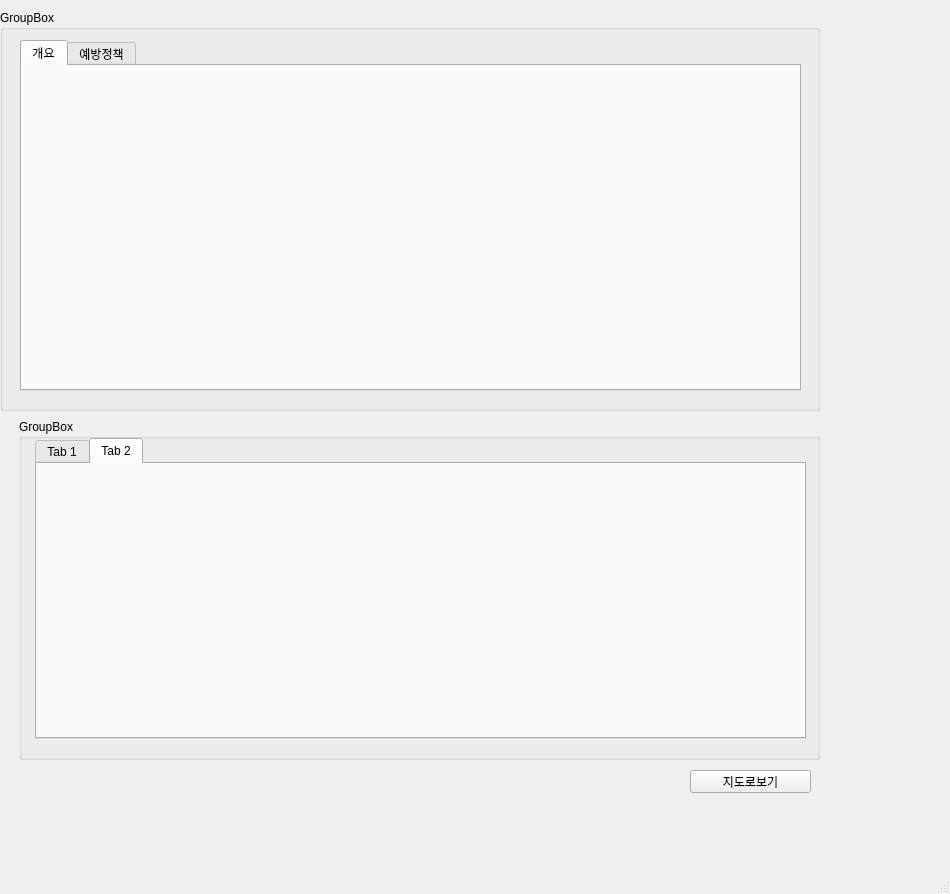
<?xml version="1.0" encoding="UTF-8"?>
<ui version="4.0">
 <class>MainWindow</class>
 <widget class="QMainWindow" name="MainWindow">
  <property name="geometry">
   <rect>
    <x>0</x>
    <y>0</y>
    <width>950</width>
    <height>894</height>
   </rect>
  </property>
  <property name="windowTitle">
   <string>MainWindow</string>
  </property>
  <widget class="QWidget" name="centralwidget">
   <widget class="QGroupBox" name="groupBox">
    <property name="geometry">
     <rect>
      <x>0</x>
      <y>10</y>
      <width>820</width>
      <height>401</height>
     </rect>
    </property>
    <property name="title">
     <string>GroupBox</string>
    </property>
    <widget class="QTabWidget" name="gdsdfsd">
     <property name="geometry">
      <rect>
       <x>20</x>
       <y>30</y>
       <width>781</width>
       <height>351</height>
      </rect>
     </property>
     <property name="minimumSize">
      <size>
       <width>651</width>
       <height>351</height>
      </size>
     </property>
     <property name="sizeIncrement">
      <size>
       <width>302</width>
       <height>0</height>
      </size>
     </property>
     <property name="toolTip">
      <string>&lt;html&gt;&lt;head/&gt;&lt;body&gt;&lt;p&gt;&lt;span style=&quot; font-style:italic;&quot;&gt;dsffdsff&lt;/span&gt;&lt;/p&gt;&lt;/body&gt;&lt;/html&gt;</string>
     </property>
     <property name="tabPosition">
      <enum>QTabWidget::North</enum>
     </property>
     <property name="tabShape">
      <enum>QTabWidget::Rounded</enum>
     </property>
     <property name="currentIndex">
      <number>0</number>
     </property>
     <property name="iconSize">
      <size>
       <width>100</width>
       <height>16</height>
      </size>
     </property>
     <widget class="QWidget" name="widget" native="true">
      <property name="enabled">
       <bool>true</bool>
      </property>
      <property name="baseSize">
       <size>
        <width>3</width>
        <height>0</height>
       </size>
      </property>
      <attribute name="title">
       <string>개요</string>
      </attribute>
     </widget>
     <widget class="QWidget" name="tabWidgetPage2" native="true">
      <attribute name="title">
       <string>예방정책</string>
      </attribute>
     </widget>
    </widget>
   </widget>
   <widget class="QGroupBox" name="groupBox_2">
    <property name="geometry">
     <rect>
      <x>19</x>
      <y>419</y>
      <width>801</width>
      <height>341</height>
     </rect>
    </property>
    <property name="title">
     <string>GroupBox</string>
    </property>
    <widget class="QTabWidget" name="tabWidget">
     <property name="geometry">
      <rect>
       <x>16</x>
       <y>19</y>
       <width>771</width>
       <height>301</height>
      </rect>
     </property>
     <property name="currentIndex">
      <number>1</number>
     </property>
     <widget class="QWidget" name="tab">
      <attribute name="title">
       <string>Tab 1</string>
      </attribute>
     </widget>
     <widget class="QWidget" name="tab_2">
      <attribute name="title">
       <string>Tab 2</string>
      </attribute>
     </widget>
    </widget>
   </widget>
   <widget class="QPushButton" name="pushButton">
    <property name="geometry">
     <rect>
      <x>690</x>
      <y>770</y>
      <width>121</width>
      <height>23</height>
     </rect>
    </property>
    <property name="text">
     <string>지도로보기</string>
    </property>
   </widget>
  </widget>
  <widget class="QStatusBar" name="statusbar"/>
 </widget>
 <resources/>
 <connections/>
</ui>
